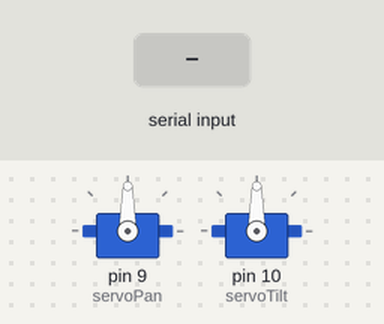
The sketch below on a simulated Arduino Uno, built with avr-gcc and run on an emulated ATmega328P. Parts: 2 × servo. The inputs (shaded band) are chosen by the test bench.

Above: at 1.2 s.
1.3 s: "90,45\n" received over Serial
At 2.5 s:
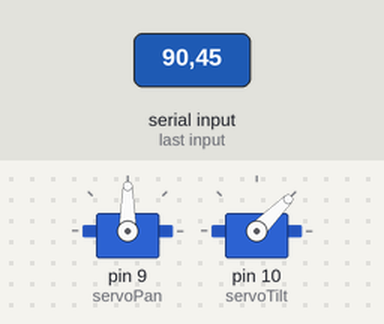
2.8 s: "30,150\n" received over Serial
At 3.6 s:
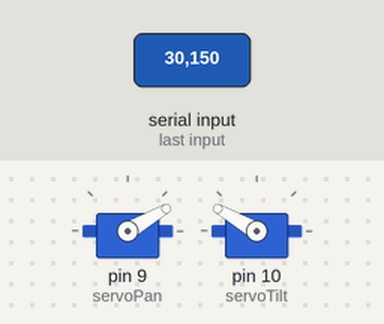
4.3 s: "5\n" received over Serial
At 6.5 s:
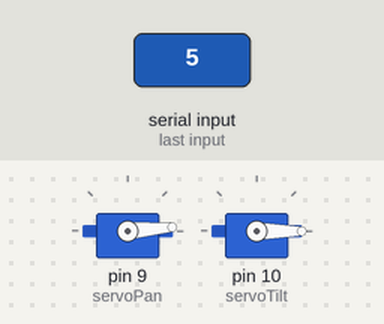
6.8 s: "90\n" received over Serial
At 8.5 s:
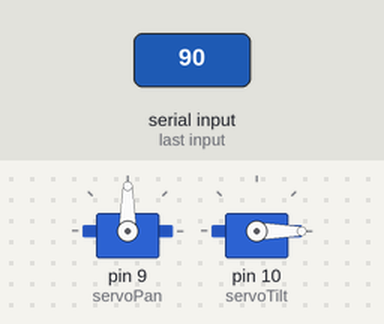
9.3 s: "200\n" received over Serial
At 11.5 s:
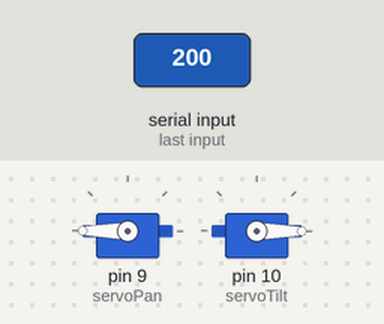
11.8 s: "1,90\n" received over Serial
At 12.8 s:
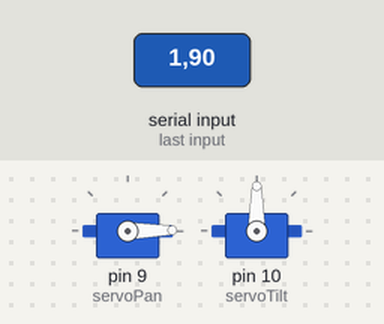
Timing chart, 0 to 14.3 s (numbered marks = the images above; inputs shaded):
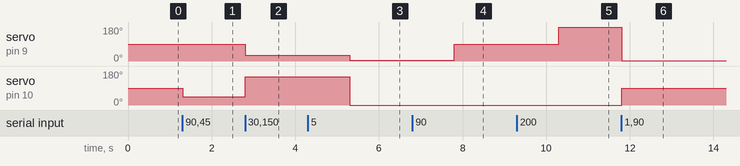

The sketch:

servo.ino
```cpp
#include <Servo.h>

Servo servoPan;  // Create a servo object
Servo servoTilt;

int pan;
int tilt;

void setup() {
  Serial.begin(9600);  // Initialize serial communication at 9600 bps
  servoPan.attach(9);     // Attach the servo to pin 9
  servoTilt.attach(10);
  servoPan.write(90);
  servoTilt.write(90);
}

void loop() {
  // Check if there's data available to read
  if (Serial.available() > 1) {
    pan = Serial.parseInt();
    tilt = Serial.parseInt();

    pan = min(pan, 180);
    pan = max(pan, 0);

    tilt = min(tilt, 180);
    tilt = max(tilt, 0);

    servoPan.write(pan);
    servoTilt.write(tilt);
  }
}
```

Measured:
- after the input at 1.3 s, servo on pin 10 (servoTilt): 90° → 45° at once
- after the input at 2.8 s, servo on pin 9 (servoPan): 90° → 30° at once; servo on pin 10 (servoTilt): 45° → 150° at once
- after the input at 4.3 s, servo on pin 9 (servoPan): 30° → 5° after 1.0 s; servo on pin 10 (servoTilt): 150° → 0° after 1.0 s
- after the input at 6.8 s, servo on pin 9 (servoPan): 5° → 90° after 1.0 s
- after the input at 9.3 s, servo on pin 9 (servoPan): 90° → 180° after 1.0 s
- after the input at 11.8 s, servo on pin 9 (servoPan): 180° → 1° at once; servo on pin 10 (servoTilt): 0° → 90° at once
